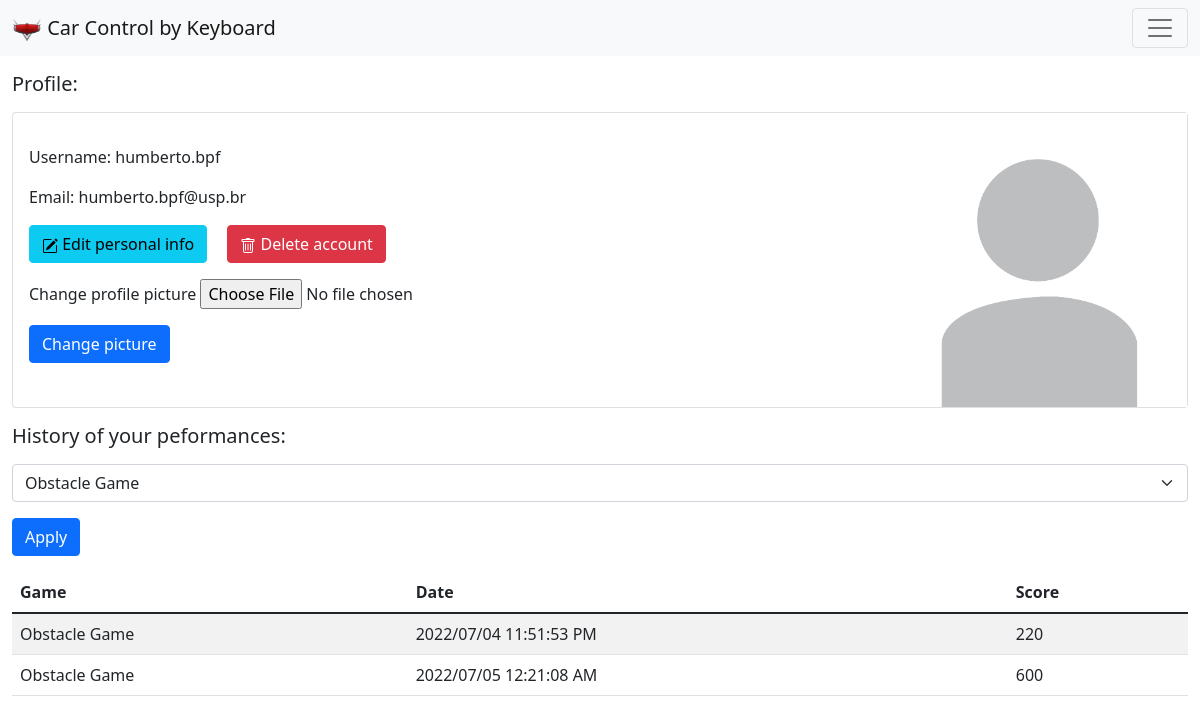
The page /account/profile (signed in) on the database its author committed.
### carcontrollerserver/models.py (models this page shows)
class Score(models.Model):
    user = models.ForeignKey(User, on_delete=models.CASCADE)
    game = models.ForeignKey(Game, on_delete=models.CASCADE)
    score = models.IntegerField()
    date = models.DateTimeField(default=timezone.now, blank=False, null=False)

class Game(models.Model):
    game_tag = models.CharField(max_length=30, unique=True, null=False, blank=False)
    game_name = models.CharField(max_length=30, unique=True, null=False, blank=False)
    def __str__(self):
        return self.game_name

### carcontrollerserver/views/account.py (the view)
# urls.py: path('account/profile', account.profile, name='profile'),
def profile(request):
    if request.method == "GET" and request.user.is_authenticated:
        if contains_parameters(request.GET, "game"):
            game = get_object_or_404(Game, game_tag = request.GET.get('game'))
        else:
            game = Game.objects.first()
        scores = Score.objects.filter(game=game, user=request.user)
        games = Game.objects.all()
        app_user = get_object_or_404(AppUser, user=request.user)
        form_picture = FormPicture()
        return render(request, 'profile.html', {
                                                'scores': scores,
                                                'games': games,
                                                'selected_game': game,
                                                'app_user': app_user,
                                                'form_picture': form_picture
                                            })
    return redirect('login-form')

### application/forms.py
class FormPicture(forms.Form):
    picture = forms.ImageField(label='Change profile picture', required=False)

### application/utils.py (called while the page is built)
def contains_parameters(request, *parameters):
    for parameter in parameters:
        if request.get(parameter) is None:
            return False
    return True

### application/templates/profile.html (shortened to what this page needs)
{% extends 'base.html' %}
{% load static %}
{% block content %}
<section class="container-fluid">
    <h5 class="mb-3">Profile:</h5>
    <div class="card mb-3">
        <div class="row g-0">
            <div class="col-12 col-md-7 col-lg-9 mt-3">
                <div class="card-body">
                    <p id="usernameInfo">Username: {{user.username}}</p>
                    <p id="emailInfo">Email: {{user.email}}</p>
                    <a class="btn btn-info" href="{% url 'update-account-form' %}" role="button">
                         Edit personal info</a>
                    <a class="btn btn-danger ms-3" role="button" data-bs-toggle="modal" data-bs-target="#exampleModal">
                         Delete account</a>
                    <form class="mt-3" action="{% url 'change-picture' %}" method="POST" enctype="multipart/form-data">
                        {% for field in form_picture.visible_fields %}
                            <div class="form-group mb-3">
                                <label for="{{field.id_for_label}}">{{field.label}}</label>
                                {{field}}
                            </div>
                        {% endfor %}
                        <button id="buttonChangeProfilePicture" type="submit" class="btn btn-primary">Change picture</button>
                    </form>
                </div>
            </div>
            <div class="col-12 col-md-5 col-lg-3">
                {% if app_user.picture %}
                    <img src="{{app_user.picture.url}}" class="img-fluid rounded-start" alt="...">
                {% else %}
                    <img src="{% static 'profile.jpg' %}" class="img-fluid rounded-start" alt="...">
                {% endif %}
            </div>
        </div>
      </div>
    <h5 class="my-3">History of your peformances:</h5>
    <form action="{% url 'profile' %}" method="GET">
        <select class="form-select mb-3" name="game">
            {% for game in games %}
                {% if game == selected_game %}
                    <option id="gameFilterField" value="{{game.game_tag}}" selected>{{game.game_name}}</option>
                {% else %}
                    <option value="{{game.game_tag}}">{{game.game_name}}</option>
                {% endif%}
            {% endfor %}
        </select>
        <button id="submitButtonGameFilter" type="submit" class="btn btn-primary mb-3">Apply</button>
    </form>
    <table class="table table-striped">
        <thead>
            <tr>
                <th scope="col">Game</th>
                <th scope="col">Date</th>
                <th scope="col">Score</th>
            </tr>
        </thead>
        <tbody>
            {% for score in scores %}
                <tr>
                    <td id="scoreGameName">{{score.game}}</td>
                    <td id="scoreDate">{{score.date|date:"Y/m/d h:i:s A"}}</td>
                    <td id="scoreValue">{{score.score}}</td>
                </tr>
            {% endfor %}
        </tbody>
    </table>
</section>
{% endblock %}

### application/templates/base.html (shortened to what this page needs)
{% load static %}
<!DOCTYPE html>
<html lang="en">
<head>
    <link href="https://cdn.jsdelivr.net/npm/bootstrap@5.1.3/dist/css/bootstrap.min.css" rel="stylesheet">
</head>
<body>
    <header class="mb-3">
        <nav class="navbar navbar-light bg-light">
            <div class="container-fluid">
              <a class="navbar-brand" href="{% url 'dashboard' %}">
                  <img src="{% static 'logo.png' %}" alt="" width="30" height="24">
                  Car Control by Keyboard
              </a>
              <button id="buttonShowMenu" class="navbar-toggler" type="button" data-bs-toggle="offcanvas" data-bs-target="#offcanvasNavbar" aria-controls="offcanvasNavbar">
                <span class="navbar-toggler-icon"></span>
              </button>
            </div>
          </nav>
    </header>
{% block content %}{% endblock %}
</body>
</html>

### rows shown on the page
Score: game "Obstacle Game", date "2022/07/04 11:51:53 PM", score "220"
Score: game "Obstacle Game", date "2022/07/05 12:21:08 AM", score "600"

### other values the page prints
{{ user.username }} "humberto.bpf"
{{ user.email }} "humberto.bpf@usp.br"
{{ field.label }} "Change profile picture"
form field game "Obstacle Game"
